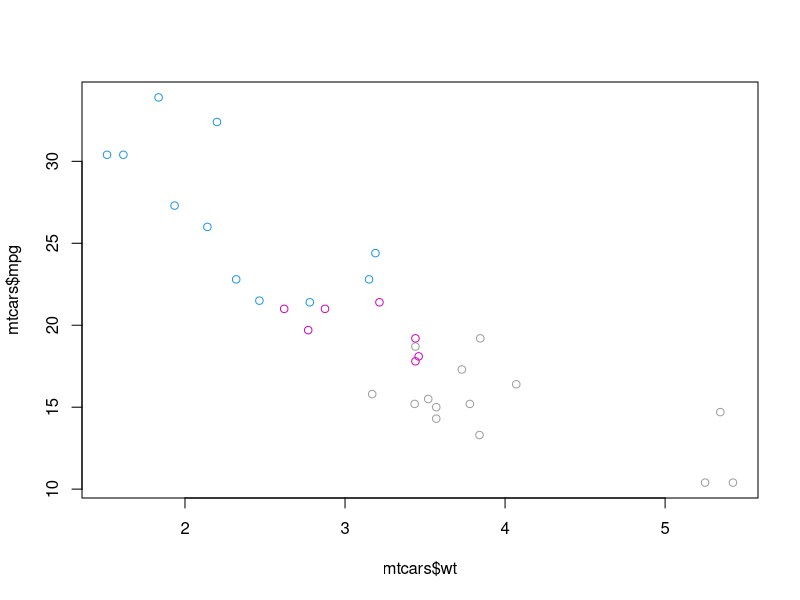
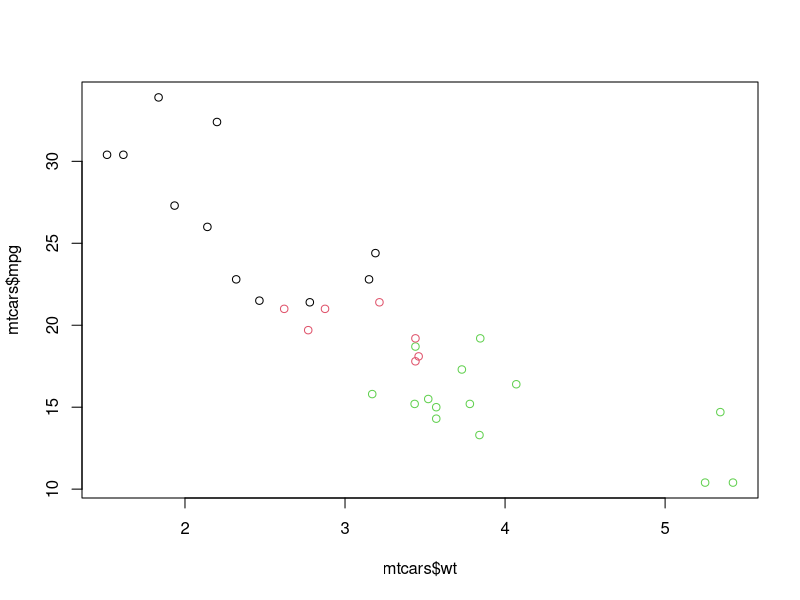
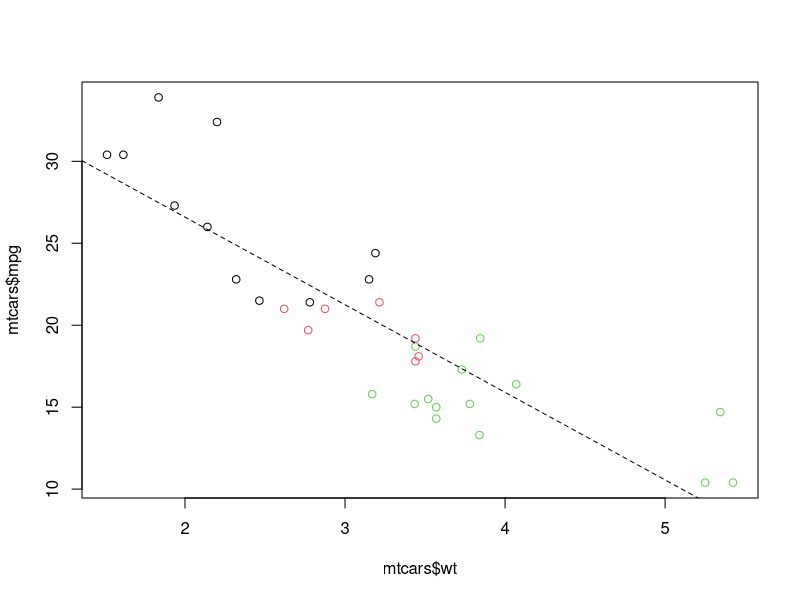
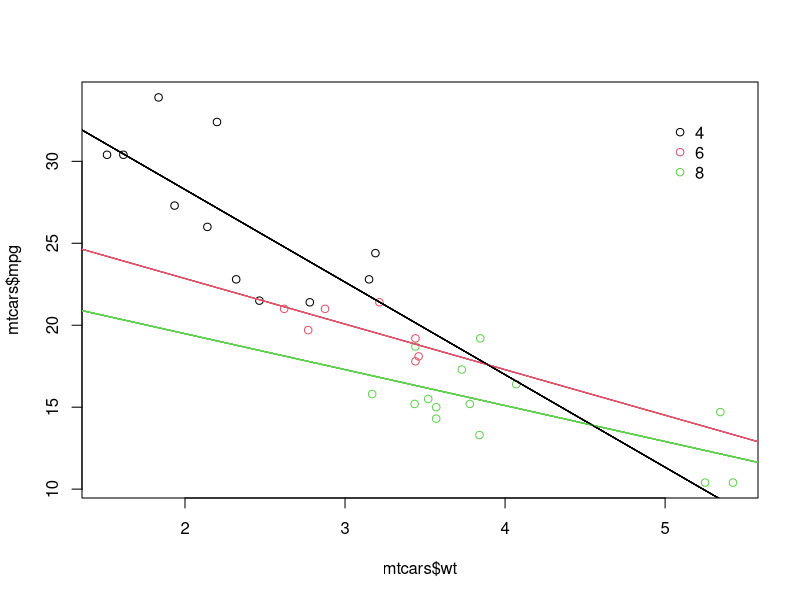
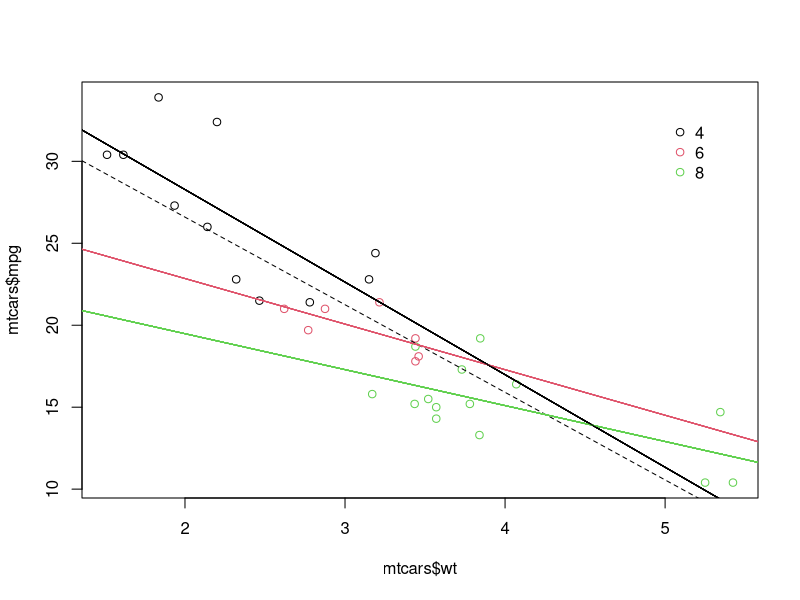

Here is the R script that generated these plots, in order: (Note: this script raises an error after producing the figures.)
# Plot the correct variables of mtcars
plot(mtcars$wt, mtcars$mpg, col = mtcars$cyl)

# Change cyl inside mtcars to a factor
mtcars$fcyl <- as.factor(mtcars$cyl)

# Make the same plot as in the first instruction
plot(mtcars$wt, mtcars$mpg, col = mtcars$fcyl)


# Use lm() to calculate a linear model and save it as carModel
carModel <- lm(mpg ~ wt, data = mtcars)

# Basic plot
mtcars$cyl <- as.factor(mtcars$cyl)
plot(mtcars$wt, mtcars$mpg, col = mtcars$cyl)

# Call abline() with carModel as first argument and set lty to 2
abline(carModel, lty = 2)

# Plot each subset efficiently with lapply
# You don't have to edit this code
plot(mtcars$wt, mtcars$mpg, col = mtcars$cyl)
lapply(mtcars$cyl, function(x) {
  abline(lm(mpg ~ wt, mtcars, subset = (cyl == x)), col = x)
  })

# This code will draw the legend of the plot
# You don't have to edit this code
legend(x = 5, y = 33, legend = levels(mtcars$cyl),
       col = 1:3, pch = 1, bty = "n")

# Convert cyl to factor (don't need to change)
mtcars$cyl <- as.factor(mtcars$cyl)

# Example from base R (don't need to change)
plot(mtcars$wt, mtcars$mpg, col = mtcars$cyl)
abline(lm(mpg ~ wt, data = mtcars), lty = 2)
lapply(mtcars$cyl, function(x) {
  abline(lm(mpg ~ wt, mtcars, subset = (cyl == x)), col = x)
  })
legend(x = 5, y = 33, legend = levels(mtcars$cyl),
       col = 1:3, pch = 1, bty = "n")

# Plot 1: add geom_point() to this command to create a scatter plot
ggplot(mtcars, aes(x = wt, y = mpg, col = cyl)) +
  geom_point()  # Fill in using instructions Plot 1

# Plot 2: include the lines of the linear models, per cyl
ggplot(mtcars, aes(x = wt, y = mpg, col = cyl)) +
  geom_point() + # Copy from Plot 1
  geom_smooth(method="lm",se=FALSE)   # Fill in using instructions Plot 2

# Plot 3: include a lm for the entire dataset in its whole
ggplot(mtcars, aes(x = wt, y = mpg, col = cyl)) +
  geom_point() +
  geom_smooth(method="lm",se=FALSE) +
  geom_smooth(aes(group=1),method="lm",se=FALSE, linetype=2)   # Fill in using instructions Plot 3

# Consider the structure of iris, iris.wide and iris.tidy (in that order)
str(iris)
str(iris.wide)
str(iris.wide2)
str(iris.tidy)

# Think about which dataset you would use to get the plot shown right
# Fill in the ___ to produce the plot given to the right
ggplot(iris.tidy, aes(x = Species, y = Value, col = Part)) +
  geom_jitter() +
  facet_grid(. ~ Measure)

# Load the tidyr package
library(tidyr)

# Fill in the ___ to produce to the correct iris.tidy dataset
iris.tidy <- iris %>%
  gather(key=Measure,value=Value, Sepal.Length, Sepal.Width, Petal.Length, Petal.Width) %>%
  separate(Measure, c("Part", "Measure"), "\\.")

# The 3 data frames (iris, iris.wide and iris.tidy) are available in your environment
# Execute head() on iris, iris.wide and iris.tidy (in that order)
head(iris)
head(iris.wide)
head(iris.tidy)



# Think about which dataset you would use to get the plot shown right
# Fill in the ___ to produce the plot given to the right
ggplot(iris.wide,aes(x = Length, y = Width, color = Part)) +
  geom_jitter() +
  facet_grid(. ~ Species)

# Load the tidyr package
library(tidyr)

# Add column with unique ids (don't need to change)
iris$Flower <- 1:nrow(iris)

# Fill in the ___ to produce to the correct iris.wide dataset
iris.wide <- iris %>%
  gather(key=key,value=value,Sepal.Length, Sepal.Width,Petal.Length,Petal.Width, -Flower) %>%
  separate(key, c("Part", "Measure"), "\\.") %>%
  spread(Measure, value)


